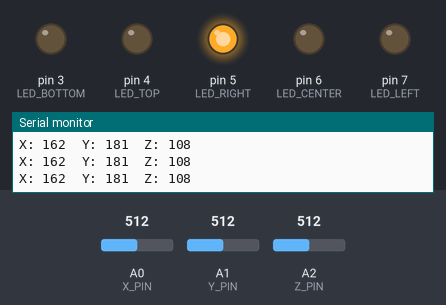
Simulated run of this sketch. Board: Arduino Uno, built with avr-gcc and run on an emulated ATmega328P. Shown: output pins drawn as LEDs (lit = HIGH), the last lines printed to the serial monitor. Inputs (shaded band) come from the test bench; at power-on: A0 (X_PIN) = 512, A1 (Y_PIN) = 512, A2 (Z_PIN) = 512.

Above: at 1.2 s.
1.3 s: A0 (X_PIN) set to 368
2.8 s: A0 (X_PIN) set to 354
At 3.9 s:
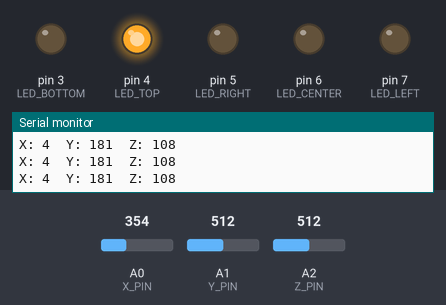
4.3 s: A1 (Y_PIN) set to 354
5.8 s: A1 (Y_PIN) set to 335
At 6.7 s:
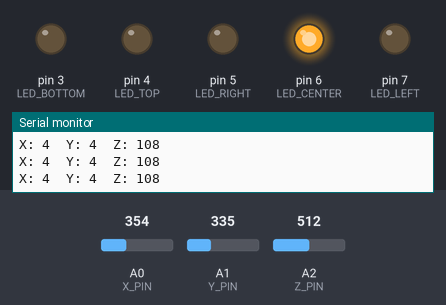
7.3 s: A1 (Y_PIN) set to 306
At 8.0 s:
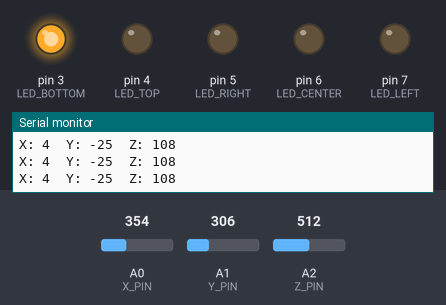
8.8 s: A0 (X_PIN) set to 306
At 9.5 s:
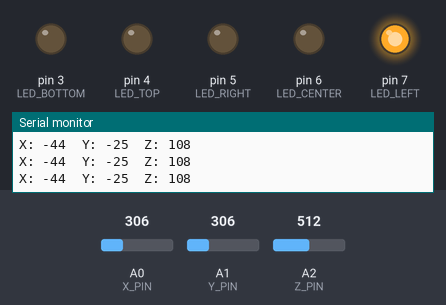
Timing chart, 0 to 11.3 s (numbered marks = the images above; inputs shaded):
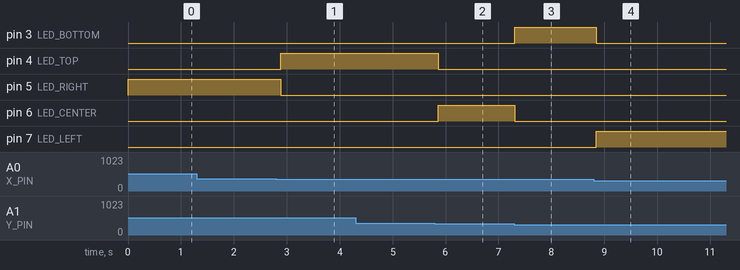

Measured:
- the behaviour switches between 355 and 354 on A0 (X_PIN) (found by bisection; images 0 and 1)
- the behaviour switches between 336 and 335 on A1 (Y_PIN) (found by bisection; images 1 and 2)
- after the input at 2.8 s, pin 4 (LED_TOP): LOW → HIGH after 0.08 s; pin 5 (LED_RIGHT): HIGH → LOW after 0.08 s
- after the input at 5.8 s, pin 4 (LED_TOP): HIGH → LOW after 0.07 s; pin 6 (LED_CENTER): LOW → HIGH after 0.07 s
- after the input at 7.3 s, pin 3 (LED_BOTTOM): LOW → HIGH at once; pin 6 (LED_CENTER): HIGH → LOW at once
- after the input at 8.8 s, pin 3 (LED_BOTTOM): HIGH → LOW after 0.05 s; pin 7 (LED_LEFT): LOW → HIGH after 0.05 s

The sketch:

level.ino
```cpp
/**
 * TODO:
 * Wiring Schematic
 * More Comments
 * ReadMe file
 */

const int X_PIN = A0; // x-axis of the accelerometer
const int Y_PIN = A1; // y-axis
const int Z_PIN = A2; // z-axis

// Digital output pins for the LEDs
const int LED_LEFT = 7;
const int LED_CENTER = 6;
const int LED_RIGHT = 5;
const int LED_TOP = 4;
const int LED_BOTTOM = 3;

// How far past 0 until we consider it
// tilted. May be adjusted for your needs.
// Used for all dimensions;
const int TOLERANCE = 5;

/**
 * These constants are substracted from the value
 * read in from the accelerometer. They are the result
 * of some experimentation and are what values are
 * necessary to make the accelerometer read 0 on all
 * axes when on a level surface.
 *
 * To figure out your values: Initially set these
 * values to 0 and place the board on a known
 * level surface and see how far the values read in deviate
 * from 0. Then adjust accordingly. Make sure you don't move
 * or tilt the accelerometer chip after you've calibrated it.
 */
const int X_CALIBRATION = -350;
const int Y_CALIBRATION = -331;
const int Z_CALIBRATION = -404;

// Stores the current value read in from the accelerometer
int x, y, z;

void setup()
{
  // Initialize the serial monitor
  Serial.begin(9600);

  // Set output pins
  pinMode(LED_LEFT, OUTPUT);
  pinMode(LED_CENTER, OUTPUT);
  pinMode(LED_RIGHT, OUTPUT);
  pinMode(LED_TOP, OUTPUT);
  pinMode(LED_BOTTOM, OUTPUT);

}

void loop()
{
  readAccelerometerValues();
  printAccelerometerValues();

  if (isLevel()) {
    digitalWrite(LED_LEFT, LOW);
    digitalWrite(LED_CENTER, HIGH);
    digitalWrite(LED_RIGHT, LOW);
    digitalWrite(LED_TOP, LOW);
    digitalWrite(LED_BOTTOM, LOW);
  } else if (isTiltedLeft()) {
    digitalWrite(LED_LEFT, LOW);
    digitalWrite(LED_CENTER, LOW);
    digitalWrite(LED_RIGHT, HIGH);
    digitalWrite(LED_TOP, LOW);
    digitalWrite(LED_BOTTOM, LOW);
  } else if (isTiltedRight()) {
    digitalWrite(LED_LEFT, HIGH);
    digitalWrite(LED_CENTER, LOW);
    digitalWrite(LED_RIGHT, LOW);
    digitalWrite(LED_TOP, LOW);
    digitalWrite(LED_BOTTOM, LOW);
  } else if (isTiltedForward()) {
    digitalWrite(LED_LEFT, LOW);
    digitalWrite(LED_CENTER, LOW);
    digitalWrite(LED_RIGHT, LOW);
    digitalWrite(LED_TOP, LOW);
    digitalWrite(LED_BOTTOM, HIGH);
  } else {
    digitalWrite(LED_LEFT, LOW);
    digitalWrite(LED_CENTER, LOW);
    digitalWrite(LED_RIGHT, LOW);
    digitalWrite(LED_TOP, HIGH);
    digitalWrite(LED_BOTTOM, LOW);
  }

  delay(100);
}

bool isLevel()
{
  return (x > -TOLERANCE && x < TOLERANCE) &&  (y > -TOLERANCE && y < TOLERANCE);
}

bool isTiltedRight()
{
  return x <= -TOLERANCE;
}

bool isTiltedLeft()
{
  return x >= TOLERANCE;
}

bool isTiltedForward()
{
  return y <= -TOLERANCE;
}

bool isTiltedBack()
{
  return y >= TOLERANCE;
}

void readAccelerometerValues()
{
  x = analogRead(X_PIN) + X_CALIBRATION;
  delay(1);
  y = analogRead(Y_PIN) + Y_CALIBRATION;
  delay(1);
  z = analogRead(Z_PIN) + Z_CALIBRATION;
}

void printAccelerometerValues()
{
  Serial.print("X: ");
  Serial.print(x);
  Serial.print("\t");
  Serial.print("Y: ");
  Serial.print(y);
  Serial.print("\t");
  Serial.print("Z: ");
  Serial.print(z);
  Serial.print("\n");
}
```
